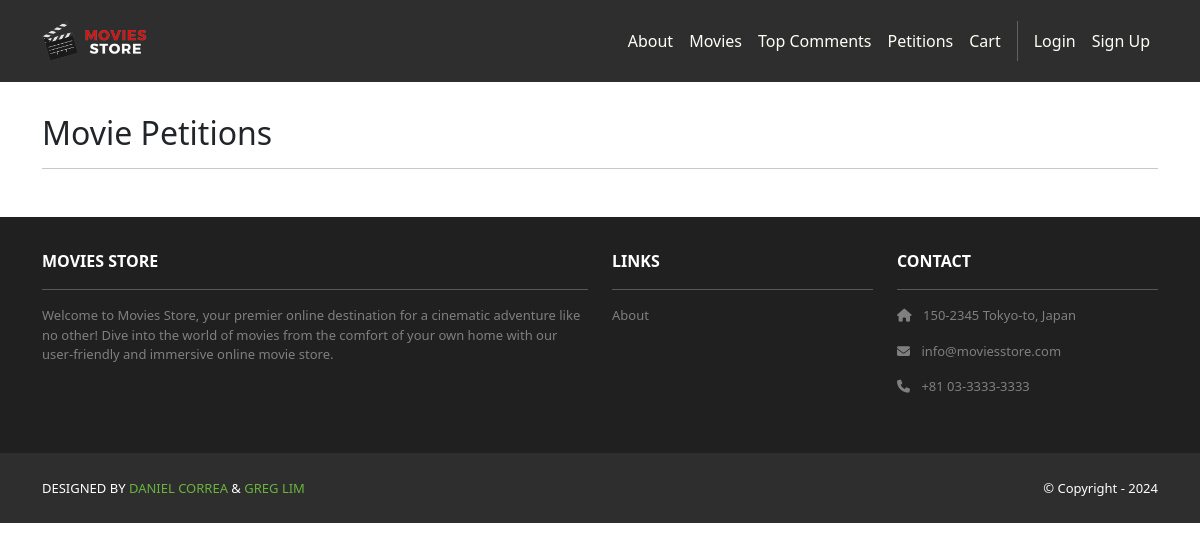
Page /movies/petitions/ on the earlier database version.
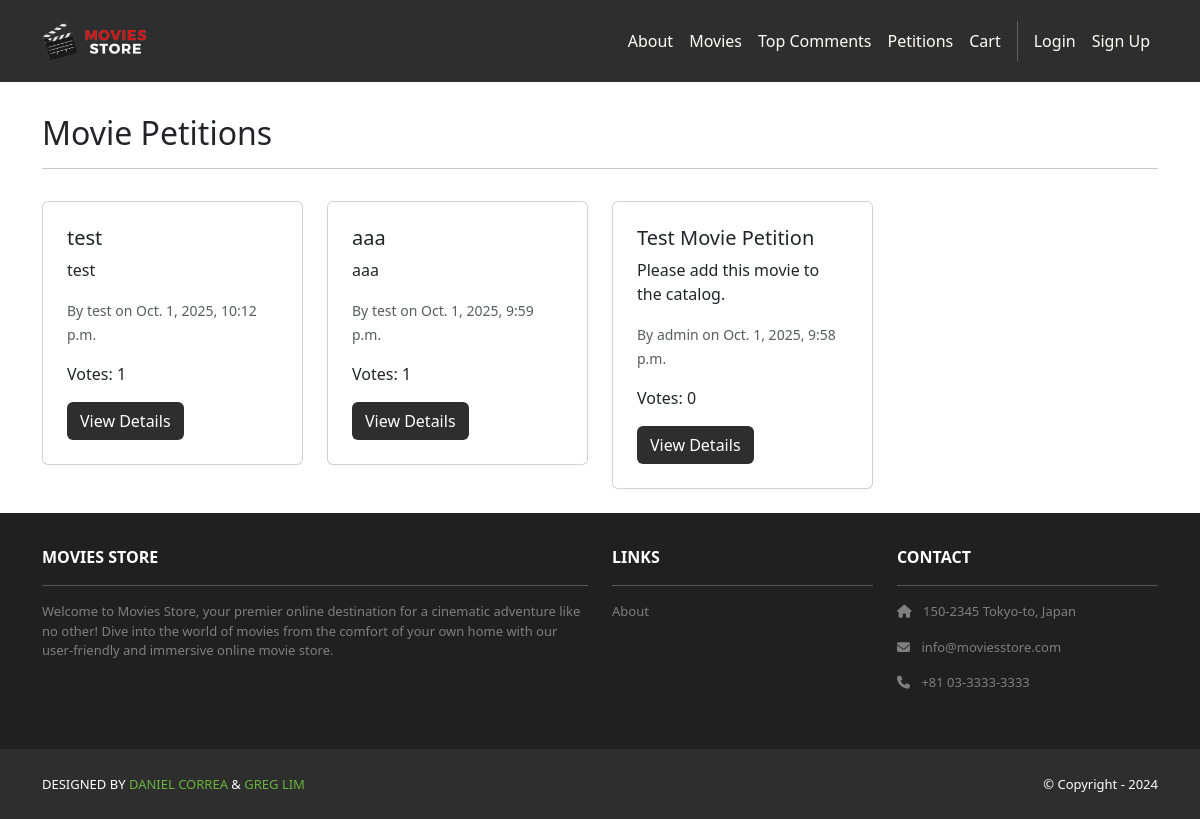
Same page on the later database version.
### movies/models.py (models this page shows, shortened)
class Petition(models.Model):
    title = models.CharField(max_length=255)
    description = models.TextField()
    submitted_by = models.ForeignKey(User, on_delete=models.CASCADE)
    created_at = models.DateTimeField(auto_now_add=True)
    votes = models.ManyToManyField(User, related_name='voted_petitions', blank=True)

### movies/views.py (the view)
# urls.py: path('petitions/', views.petitions_list, name='movies.petitions_list'),
def petitions_list(request):
    petitions = Petition.objects.all().order_by('-created_at')
    template_data = {}
    template_data['title'] = 'Movie Petitions'
    template_data['petitions'] = petitions
    return render(request, 'movies/petitions.html', {'template_data': template_data})

### movies/templates/movies/petitions.html (shortened to what this page needs)
{% extends 'base.html' %}
{% block content %}
{% load static %}
<div class="p-3">
  <div class="container">
    <div class="row mt-3">
      <div class="col mx-auto mb-3">
        <h2>Movie Petitions</h2>
        <hr />
      </div>
    </div>
    <div class="row">
      {% for petition in template_data.petitions %}
      <div class="col-md-4 col-lg-3 mb-2">
        <div class="p-2 card">
          <div class="card-body">
            <h5 class="card-title">{{ petition.title }}</h5>
            <p class="card-text">{{ petition.description|truncatechars:100 }}</p>
            <p class="card-text"><small class="text-muted">By {{ petition.submitted_by.username }} on {{ petition.created_at }}</small></p>
            <p class="card-text">Votes: {{ petition.votes.count }}</p>
            <a href="{% url 'movies.petition_detail' id=petition.id %}" class="btn bg-dark text-white">View Details</a>
          </div>
        </div>
      </div>
      {% endfor %}
    </div>
  </div>
</div>
{% endblock content %}

### moviesstore/templates/base.html (shortened to what this page needs)
<!DOCTYPE html>
<html>
  {% load static %}
  <head>
    <link href="https://cdn.jsdelivr.net/npm/bootstrap@5.3.3/dist/css/bootstrap.min.css" rel="stylesheet">
    <link rel="stylesheet" href="https://cdnjs.cloudflare.com/ajax/libs/font-awesome/6.1.1/css/all.min.css">
    <link rel="stylesheet" type="text/css" href="{% static 'css/style.css' %}">
  </head>
  <body>
    <nav class="p-3 navbar navbar-dark bg-dark navbar-expand-lg">
      <div class="container">
        <a class="navbar-brand" href="{% url 'home.index' %}">
          <img src="{% static 'img/logo.png' %}" alt="logo" height="40" />
        </a>
        <div class="collapse navbar-collapse" id="navbarNavAltMarkup">
          <div class="navbar-nav ms-auto navbar-ml">
            <a class="nav-link" href="{% url 'home.about' %}">About</a>
            <a class="nav-link" href="{% url 'movies.index' %}">Movies</a>
            <a class="nav-link" href="{% url 'movies.top_comments' %}">Top Comments</a>
            <a class="nav-link" href="{% url 'movies.petitions_list' %}">Petitions</a>
            <a class="nav-link" href="{% url 'cart.index' %}">Cart</a>
            {% if user.is_authenticated %}
            <a class="nav-link" href="{% url 'accounts.profile' %}">Profile</a>
            <a class="nav-link" href="{% url 'accounts.orders' %}">Orders</a>
            <a class="nav-link" href="{% url 'cart.subscription' %}">My Subscription</a>
            <a class="nav-link" href="{% url 'accounts.logout' %}">Logout ({{ user.username }})</a>
            {% else %}
            <a class="nav-link" href="{% url 'accounts.login' %}">Login</a>
            <a class="nav-link" href="{% url 'accounts.signup' %}">Sign Up</a>
            {% endif %}
          </div>
        </div>
      </div>
    </nav>
    <div>
      {% block content %}
      {% endblock content %}
    </div>
    <section class="p-3 ms-footer d-none d-md-block">
      <div class="container">
        <div class="row mt-3 text-white">
          <div class="col-md-6 col-lg-6 col-xl-6 mx-auto mb-4">
            <b>MOVIES STORE</b>
            <hr />
            <p>Welcome to Movies Store, your premier online destination for a cinematic
              adventure like no other! Dive into the world of movies from the comfort of your own home with our user-friendly
              and immersive online movie store.</p>
          </div>
          <div class="col-md-3 col-lg-3 col-xl-3 mx-auto mb-4">
            <b>LINKS</b>
            <hr />
            <p><a class="nav-link" href="{% url 'home.about' %}">About</a></p>
          </div>
          <div class="col-md-3 col-lg-3 col-xl-3 mx-auto mb-4">
            <b>CONTACT</b>
            <hr />
            <p><i class="fas fa-home me-2"></i> 150-2345 Tokyo-to, Japan</p>
            <p><i class="fas fa-envelope me-2"></i> info@moviesstore.com</p>
            <p><i class="fas fa-phone me-2"></i> +81 03-3333-3333</p>
          </div>
        </div>
      </div>
    </section>
    <section class="p-3 ms-footer-bottom bg-dark">
      <div class="container d-flex justify-content-between">
        <div class="me-5 text-white">
          <span>DESIGNED BY <a href="https://www.x.com/danielgarax" target="_blank">DANIEL CORREA</a> &
            <a href="https://www.x.com/greglim81" target="_blank">GREG LIM</a>
          </span>
        </div>
        <div class="text-white">
          <span>© Copyright - 2024</span>
        </div>
      </div>
    </section>
  </body>
</html>

### moviesstore/static/css/style.css (style rules this page uses)
.navbar a.nav-link { color: #FFFEF6 !important; }
.bg-dark { background-color: #2E2E2E !important; }
.ms-footer { background-color: #202020; }
.ms-footer p { color: #7F7F7F; font-size: 13px; }
.ms-footer-bottom span { font-size: 13px; line-height: 38px; }
.ms-footer-bottom a { color: #6ab43e; text-decoration: none; }

Differences in the rows shown:
added Petition: title "test", description "test", submitted_by.username "test", created_at "Oct. 1, 2025, 10:12 p.m.", votes.count "1"
added Petition: title "aaa", description "aaa", submitted_by.username "test", created_at "Oct. 1, 2025, 9:59 p.m.", votes.count "1"
added Petition: title "Test Movie Petition", description "Please add this movie to the catalog.", submitted_by.username "admin", created_at "Oct. 1, 2025, 9:58 p.m.", votes.count "0"
